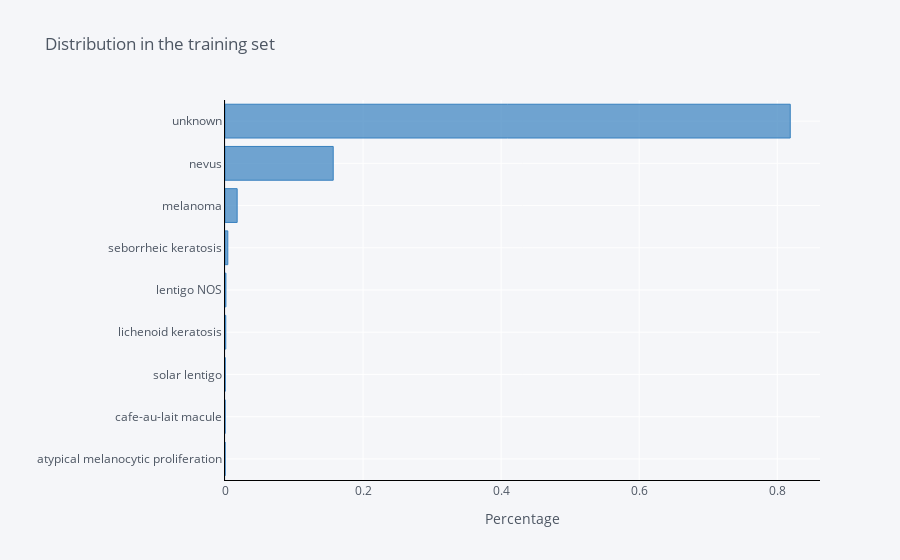

Notebook code for this chart:
### Code cell
train_df['diagnosis'].value_counts(normalize=True).sort_values().iplot(kind='barh',
                                                      xTitle='Percentage', 
                                                      linecolor='black', 
                                                      opacity=0.7,
                                                      color='blue',
                                                      theme='pearl',
                                                      bargap=0.2,
                                                      gridcolor='white',
                                                      title='Distribution in the training set')

### Figure 1 — Plotly figure (JSON) as saved in the notebook; plotly's stock layout.template omitted (floating-point values rounded to 4 significant figures)
{"data": [{"marker": {"color": "rgba(55, 128, 191, 0.7)", "line": {"color": "rgba(55, 128, 191, 1.0)", "width": 1}}, "name": "diagnosis", "orientation": "h", "text": "", "type": "bar", "x": [3.019e-05, 3.019e-05, 0.0002113, 0.001117, 0.001328, 0.004075, 0.01763, 0.1568, 0.8188], "y": ["atypical melanocytic proliferation", "cafe-au-lait macule", "solar lentigo", "lichenoid keratosis", "lentigo NOS", "seborrheic keratosis", "melanoma", "nevus", "unknown"]}], "layout": {"bargap": 0.2, "legend": {"bgcolor": "#F5F6F9", "font": {"color": "#4D5663"}}, "paper_bgcolor": "#F5F6F9", "plot_bgcolor": "#F5F6F9", "title": {"font": {"color": "#4D5663"}, "text": "Distribution in the training set"}, "xaxis": {"gridcolor": "white", "linecolor": "black", "showgrid": true, "tickfont": {"color": "#4D5663"}, "title": {"font": {"color": "#4D5663"}, "text": "Percentage"}, "zerolinecolor": "#E1E5ED"}, "yaxis": {"gridcolor": "white", "linecolor": "black", "showgrid": true, "tickfont": {"color": "#4D5663"}, "title": {"font": {"color": "#4D5663"}, "text": ""}, "zerolinecolor": "#E1E5ED"}}}
